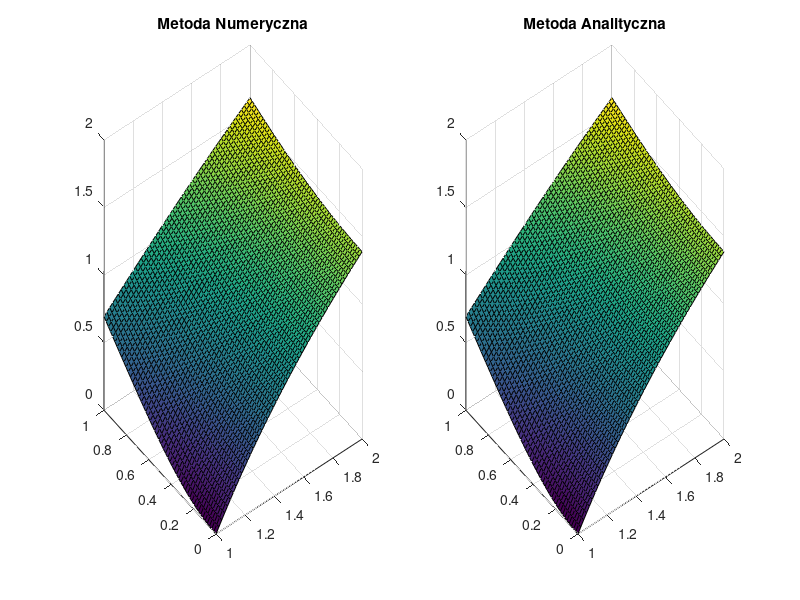

Reproduce this figure in MATLAB.
%metoda Gaussa - Seidela
clc
clear all
tic

%funkcja
F = @(x,y) 0;

%rozwi�zanie analityczne
G = @(x,y) log(x.^2+y.^2);

%przedzia� omega
xa=1;
xb=2;
yc=0;
yd=1;

%warunki brzegowe
war1 = @(x) 2*log(x);
war2 = @(y) log(y.^2+4);
war3 = @(x) log(x.^2+1);
war4 = @(y) log(y.^2+1);

%siatka
n=50;
m=n;

h=(xb-xa)/(n-1);
x=linspace(xa,xb,n+2);
y=linspace(yc,yd,m+2);

tol=1e-4; 
error = 10; 
licznik=0; 

%tworzenie macierzy
M0=zeros(m,n)+1;
M1(1:n+2) = war1(x);
M2(1:m) = war2(y(2:length(y)-1));
M3(1:n+2) = war3(x);
M4(1:m) = war4(y(2:length(y)-1));

M0=[M4', M0, M2'];
M0=[M1;M0;M3];
M=M0;

for i=1:m+2
    for j=1:n+2
        g(i,j) = G(x(j),y(i));
    end
end

while error>tol
    for i=2:m+1
        for j=2:n+1
            M(i,j) =0.25*(M(i+1,j)+M(i-1,j)+M(i,j+1)+M(i,j-1))-0.25*h^2*F(x(j),y(i));
        end
    end
    
    error=max(max(abs(M0-M)));
    M0=M;
    licznik = licznik+1;
    
end

%wykresy
[X,Y] = meshgrid(x,y);
subplot(1,2,1)
surf(X,Y,M0)
title('Metoda Numeryczna')
subplot(1,2,2)
surf(X,Y,(G(X,Y)))
title('Metoda Analityczna')
Error = max(max(abs(M0-G(X,Y))))
licznik
toc